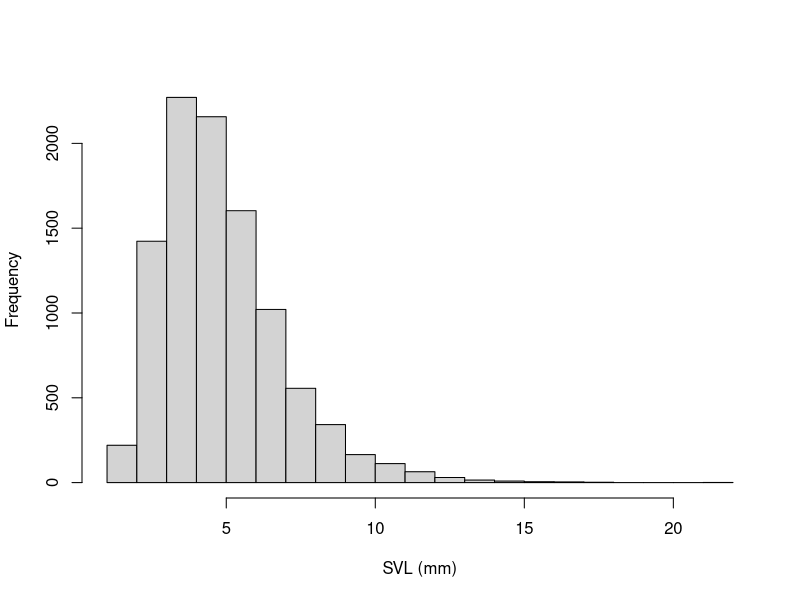
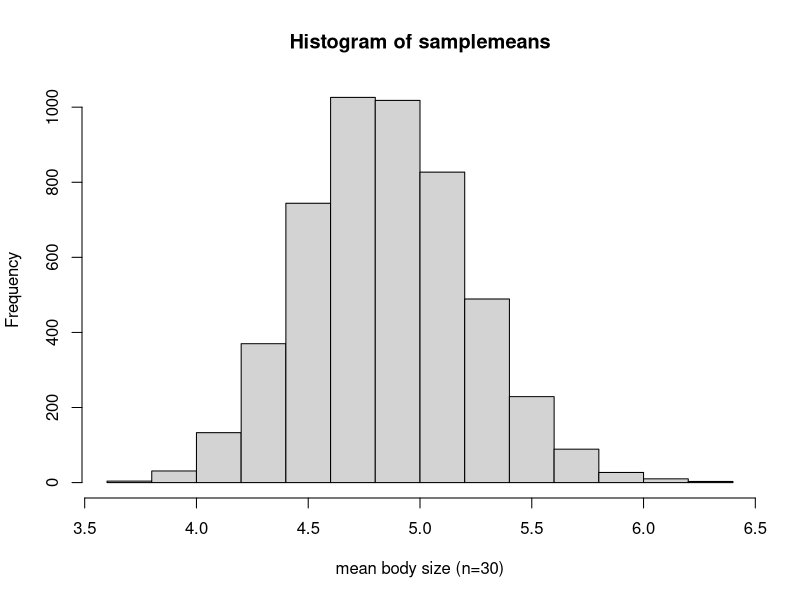
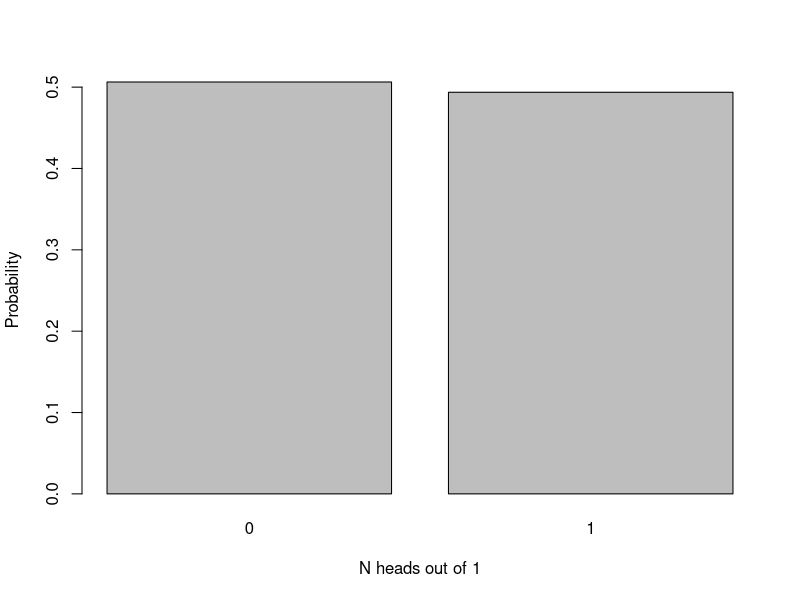
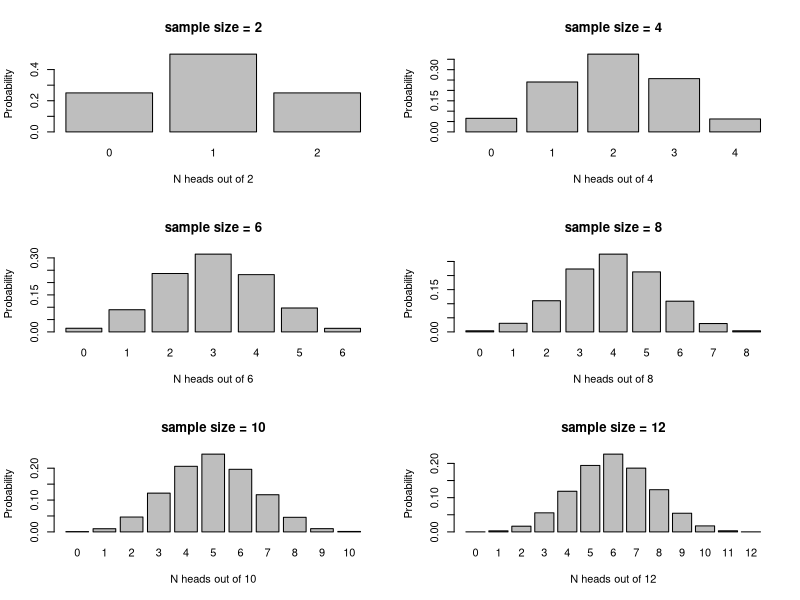
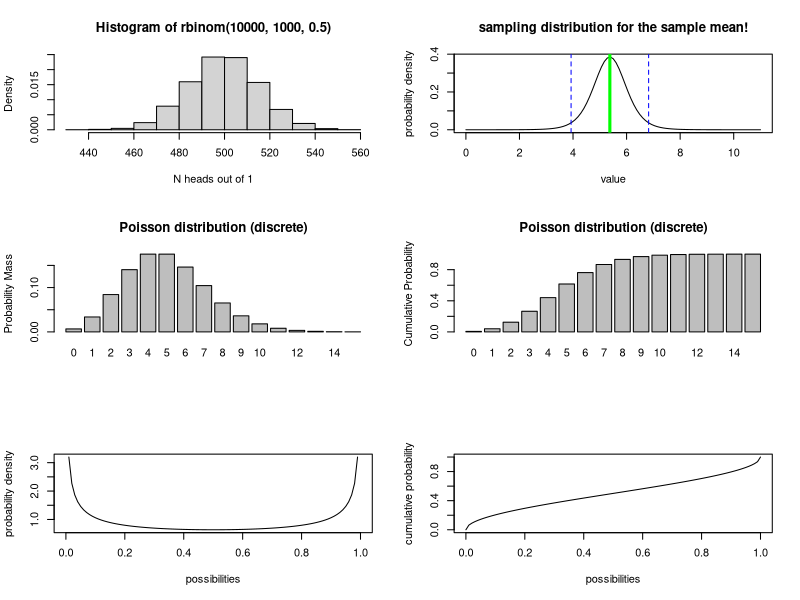
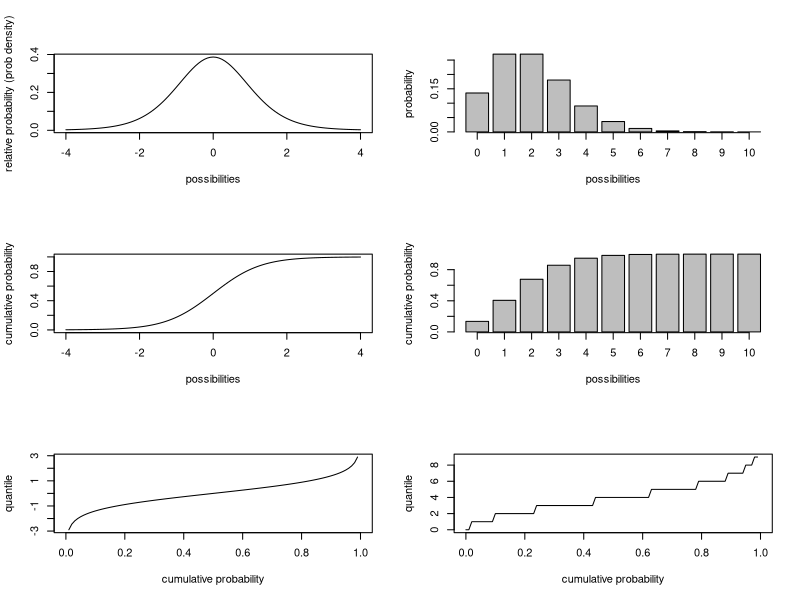
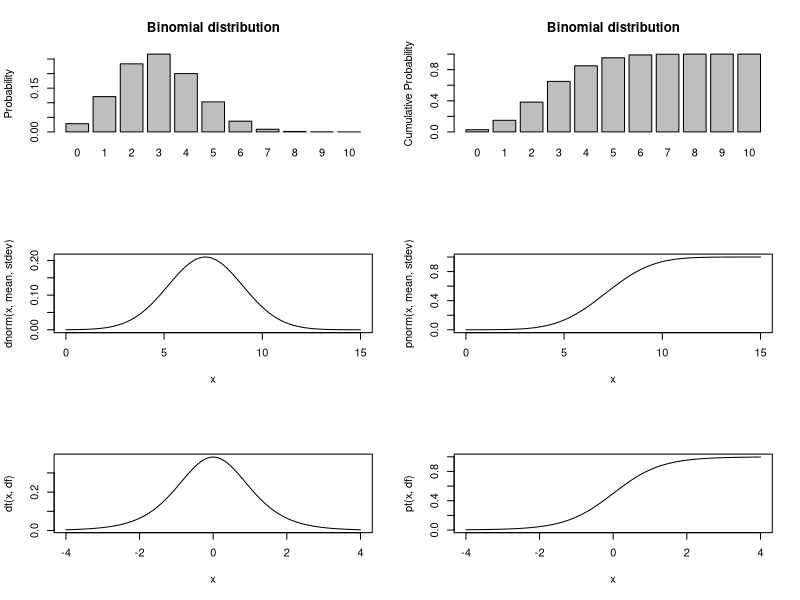
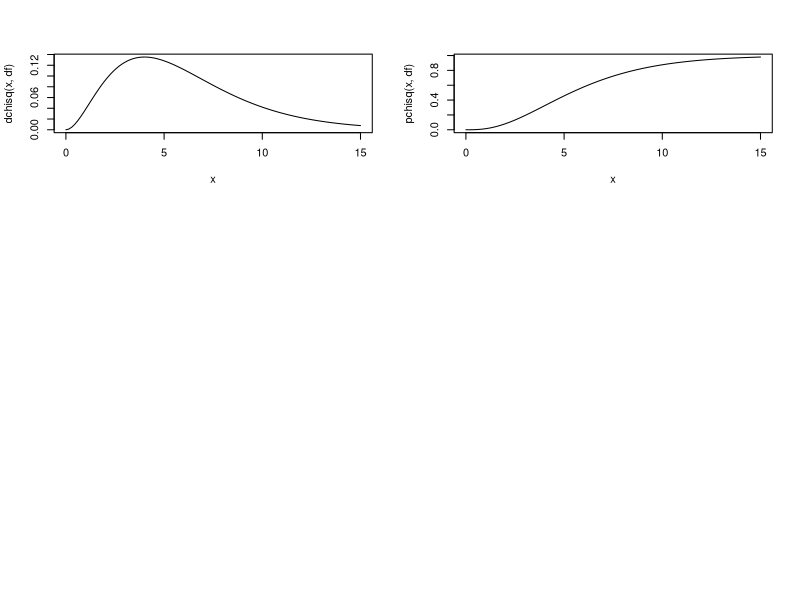

Recreate these plots in R, in order.
## ---- chunk 1

knitr::opts_chunk$set(
	echo = TRUE,
	message = FALSE,
	warning = FALSE,
	cache = TRUE
)
## ---- chunk 2

##  NRES 710, Lecture 2                               
##    University of Nevada, Reno                       
##    Sampling distributions                                      

## ---- chunk 3

# Yellow-legged frog example ---------------------

### ALL FROGS IN CA (the statistical population- all the frogs!)

allfrogs.bodysize <- rlnorm(10000,1.5,0.4)        # statistical 'population'
hist(allfrogs.bodysize,main="",xlab="SVL (mm)")   # plot out histogram

truemean_SVL <- mean(allfrogs.bodysize)           # the 'parameter'
truemean_SVL 

## ---- chunk 4

mysample <- sample(allfrogs.bodysize,10)    # take sample of size 10 (10 frogs measured)
mean(mysample)   # compute the sample mean


## ---- chunk 5

mysample <- sample(allfrogs.bodysize,20)    # take sample of size 20 (20 frogs measured)
mean(mysample)   # compute the sample mean


## ---- chunk 6

lotsofsamples <- list()

for(s in 1:5000){
  lotsofsamples[[paste0("sample",s)]] <- sample(allfrogs.bodysize,30)    # take sample of size 30 (20 frogs measured)
}

lotsofsamples$sample1
lotsofsamples$sample99
lotsofsamples$sample732

## ---- chunk 7

samplemeans <- sapply(lotsofsamples,mean)

hist(samplemeans,xlab="mean body size (n=30)")    # visualize the sampling distribution!

## ---- chunk 8

barplot(table(rbinom(10000,1,.5))/10000,xlab="N heads out of 1",ylab="Probability")

## ---- chunk 9
par(mfrow=c(3,2))
for(i in seq(2,12,2)){
   barplot(table(rbinom(10000,i,.5))/10000,xlab=sprintf("N heads out of %s",i),ylab="Probability",main=paste0("sample size = ",i))
   #hist(rbinom(10000,i,.5),main=paste0("sample size = ",i),xlab=sprintf("N heads out of %s",i)) 
}

## ---- chunk 10

hist(rbinom(10000,1000,.5),xlab="N heads out of 1",freq = F)

## ---- chunk 11

# Survey of common sampling distributions -----------------

# Sampling distribution: the sample mean

mysample <- c(4.1,3.5,3.7,6.6,8.0,5.4,7.3,4.4)
mysample
n <- length(mysample)    # sample size
sample.mean <- mean(mysample)  # sample mean
sample.stdev <- sd(mysample)   # sample standard deviation (r uses denominator of n-1 by default!)
std.error <- sample.stdev/sqrt(n) 

std.error 

## ---- chunk 12

sampdist <- function(x){dt((x-sample.mean)/std.error,n-1)}
curve(sampdist,0,11,ylab="probability density",xlab="value",main="sampling distribution for the sample mean!")
abline(v=sample.mean,col="green",lwd=3)
confint <- c(sample.mean+std.error*qt(0.025,n-1),sample.mean+std.error*qt(0.975,n-1))
abline(v=confint,col="blue",lty=2)

## ---- chunk 13

# Probability distributions ---------------------

# Discrete probability distributions 

mean <- 5
rpois(10,mean)    # note: the random numbers sampled from this distribution have no decimal component

             # plot discrete probabilities of getting particular outcomes!
xvals <- seq(0,15,1)
probs <- dpois(xvals,lambda=mean)
names(probs) <- xvals
               
barplot(probs,ylab="Probability Mass",main="Poisson distribution (discrete)")

barplot(cumsum(probs),ylab="Cumulative Probability",main="Poisson distribution (discrete)")   # cumulative distribution

sum(probs)   # just to make sure it sums to 1!  Does it???

## ---- chunk 14

# continuous distributions

shape1 = 0.5
shape2 = 0.5

rbeta(10,shape1,shape2)   # generate 10 random numbers from a continuous distribution

curve(dbeta(x,shape1,shape2),ylab="probability density",xlab="possibilities")   # probability density function (PDF)

curve(pbeta(x,shape1,shape2),ylab="cumulative probability",xlab="possibilities")   # cumulative distribution

integrate(f=dbeta,lower=0,upper=1,shape1=shape1,shape2=shape2)    # just to make sure it integrates to 1!!

## ---- chunk 15

# random number generators

rnorm(10)    # generate 10 random numbers from a standard normal distribution
rnorm(5,25,5)  # generate 5 random numbers from a normal distribution with mean=25 and sd=5
rpois(8,18)  # generate 8 random numbers from a poisson distribution with mean=18

## ---- chunk 16

## probability density function example 

curve(dt(x,8),-4,4,xlab="possibilities",ylab='relative probability (prob density)')

## ---- chunk 17

## probability mass function example 

x <- barplot(sapply(0:10,function(t) dpois(t,2)),xlab="possibilities",ylab='probability')
axis(1,at=x,labels=0:10)

## ---- chunk 18

## cumulative distribution function  

    # for continuous distribution
curve(pt(x,df=8),-4,4,xlab="possibilities",ylab='cumulative probability')

    # for discrete distribution
x <- barplot(sapply(0:10,function(t) ppois(t,2)),xlab="possibilities",ylab='cumulative probability')
axis(1,at=x,labels=0:10)

## ---- chunk 19

## quantile function  

    # for continuous distribution
curve(qt(x,df=8),0,1,xlab="cumulative probability",ylab='quantile')

    # for discrete distribution
curve(qpois(x,4),0,1,xlab="cumulative probability",ylab='quantile')

## ---- chunk 20

# Binomial

size <- 10
prob <- 0.3
rbinom(10,size,prob)

xvals <- seq(0,size,1)
probs <- dbinom(xvals,size,prob)
names(probs) <- xvals
               
barplot(probs,ylab="Probability",main="Binomial distribution")

barplot(cumsum(probs),ylab="Cumulative Probability",main="Binomial distribution")   # cumulative distribution

sum(probs)   # just to make sure it sums to 1!  Does it???

## ---- chunk 21

# Gaussian (normal)

mean = 7.1
stdev = 1.9

rnorm(10,mean,stdev)

curve(dnorm(x,mean,stdev),0,15)   # probability density

curve(pnorm(x,mean,stdev),0,15)   # cumulative distribution

integrate(f=dnorm,lower=-Inf,upper=Inf,mean=mean,sd=stdev)    # just to make sure it integrates to 1!!


## ---- chunk 22

# t distribution

df = 6

rt(10,df)     # random numbers from the t distribution

curve(dt(x,df),-4,4)   # probability density

curve(pt(x,df),-4,4)   # cumulative distribution

integrate(f=dt,lower=-Inf,upper=Inf,df=df)    # just to make sure it integrates to 1!!


## ---- chunk 23

# Chi-squared distribution

df = 6

rchisq(10,df)     # random numbers from the chi squared distribution

curve(dchisq(x,df),0,15)   # probability density

curve(pchisq(x,df),0,15)   # cumulative distribution

integrate(f=dchisq,lower=0,upper=Inf,df=df)    # just to make sure it integrates to 1!!


